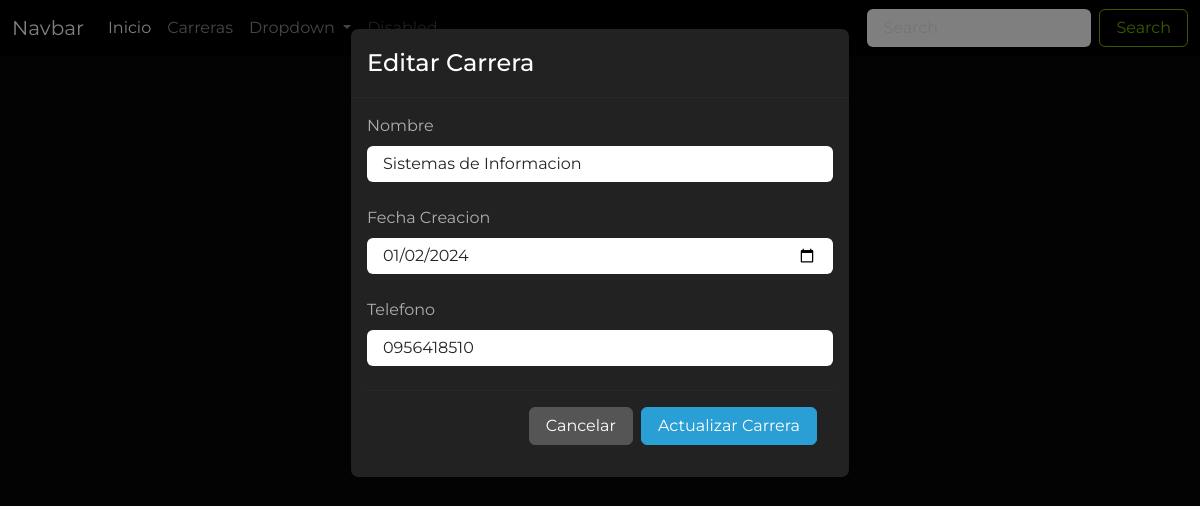
Page /editar_carrera/3 on the committed database.
### Aplicaciones/Educacion/models.py (models this page shows, shortened)
class Carrera(models.Model):
    id_car=models.AutoField(primary_key=True)
    nombre_car=models.CharField(max_length=50)
    fecha_creacion_car=models.DateField()
    telefono_car=models.CharField(max_length=10)

### Aplicaciones/Educacion/views.py (the view)
# urls.py: path('editar_carrera/<id>', views.editar_carrera, name="editar_carrera"),
def editar_carrera(request, id):
    carreraDb = Carrera.objects.get(id_car=id)
    return render(request, 'editar_carrera.html', {
      "carrera": carreraDb
    })

### Aplicaciones/Educacion/templates/editar_carrera.html (shortened to what this page needs)
{% extends 'plantilla.html' %} {% load static %}  {% block contenido %}
<div class="container">
  <h1 class="mt-4 text-center">Editar Carrera</h1>
</div>
<div
  class="modal fade"
  id="exampleModal"
  tabindex="-1"
  aria-labelledby="exampleModalLabel"
  aria-hidden="true"
  data-bs-backdrop="static"
>
  <div class="modal-dialog">
    <div class="modal-content">
      <div class="modal-header">
        <h1 class="modal-title fs-5" id="exampleModalLabel">Editar Carrera</h1>
      </div>
      <div class="modal-body">
        <form action="{% url 'procesar_editar_carrera' %}" method="post">
          <div class="mb-4">
            <label for="" class="form-label">Nombre</label>
            <input
              type="text"
              placeholder="Sistemas de Informacion"
              id="nombre_car"
              name="nombre_car"
              required
              class="form-control"
              value="{{carrera.nombre_car}}"
            />
          </div>
          <div class="mb-4">
            <label for="" class="form-label">Fecha Creacion</label>
            <input
              type="date"
              id="fecha_creacion_car"
              name="fecha_creacion_car"
              required
              class="form-control"
              value="{{carrera.fecha_creacion_car|date:'Y-m-d'}}"
            />
          </div>
          <div class="mb-4">
            <label for="" class="form-label">Telefono</label>
            <input
              type="text"
              placeholder="0945879541"
              id="telefono_car"
              name="telefono_car"
              required
              class="form-control"
              value="{{carrera.telefono_car}}"
            />
          </div>
          <div class="modal-footer">
            <a
              href="{% url 'carreras' %}"
              type="button"
              class="btn btn-secondary"
            >
              Cancelar
            </a>
            <button type="submit" class="btn btn-primary">
              Actualizar Carrera
            </button>
          </div>
        </form>
      </div>
    </div>
  </div>
</div>
{% endblock contenido %}

### universidad/static/css/styles.css (style rules this page uses)
body { font-family: "Montserrat", sans-serif !important; font-optical-sizing: auto; font-style: normal; }

### rows in the picture
Carrera: nombre_car "Sistemas de Informacion", fecha_creacion_car "01/02/2024", telefono_car "0956418510"
